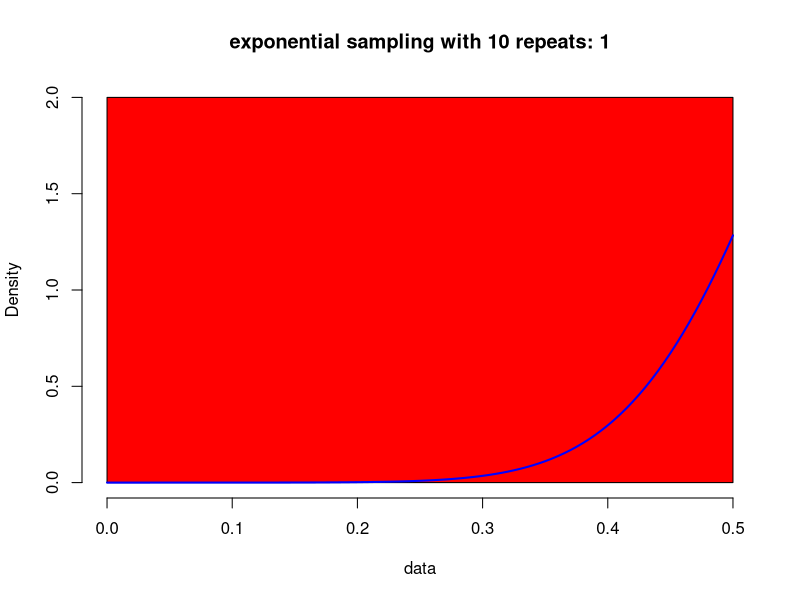
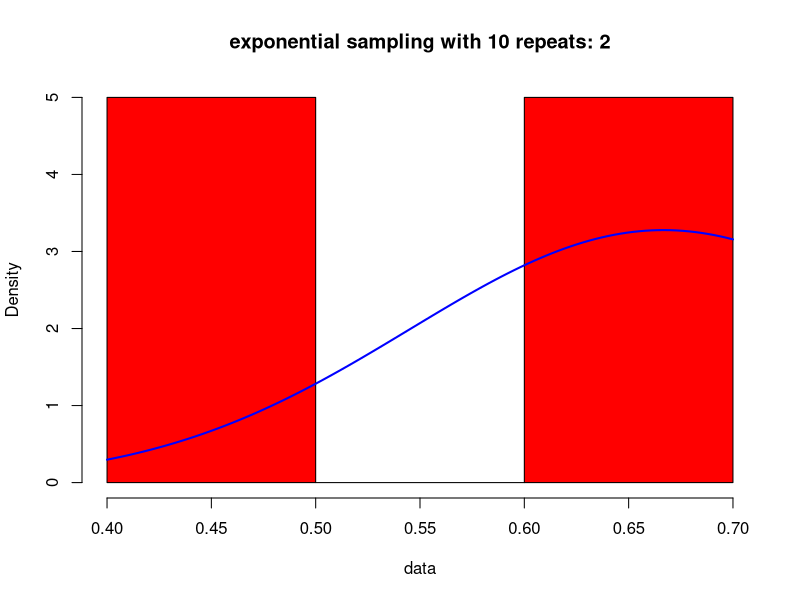
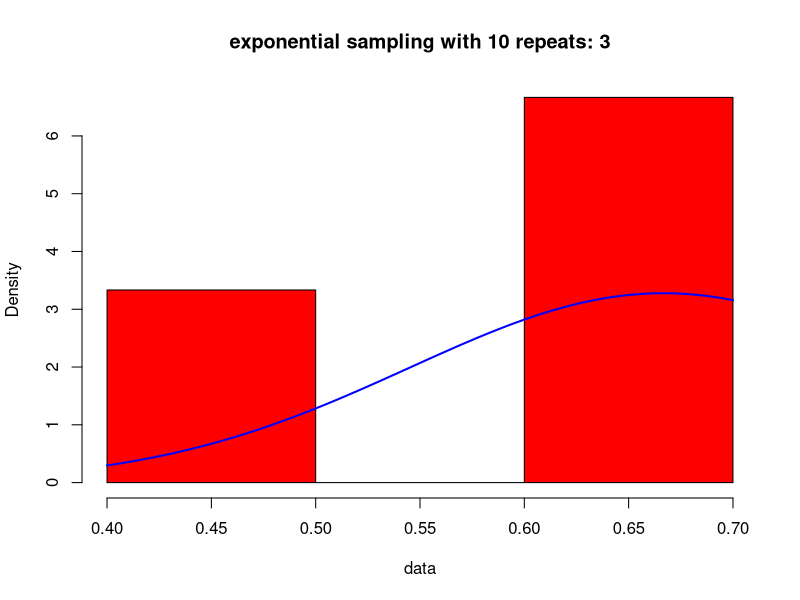
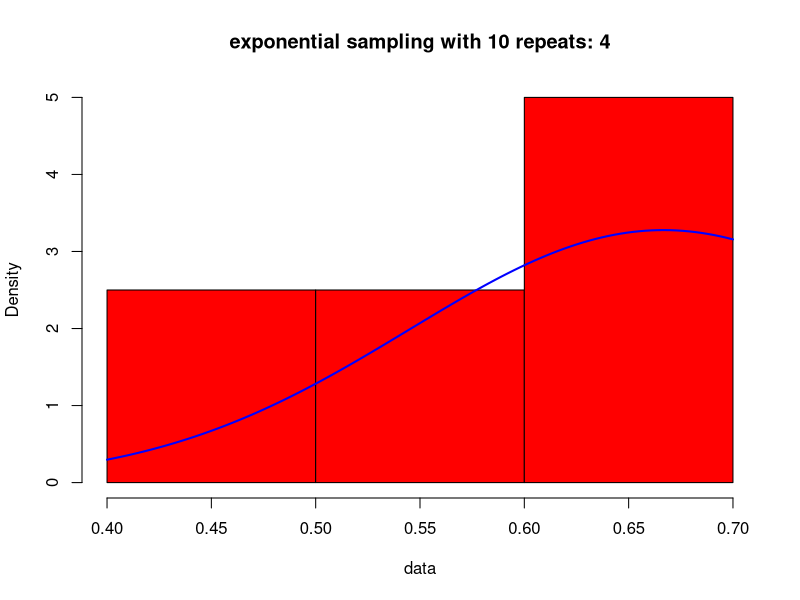
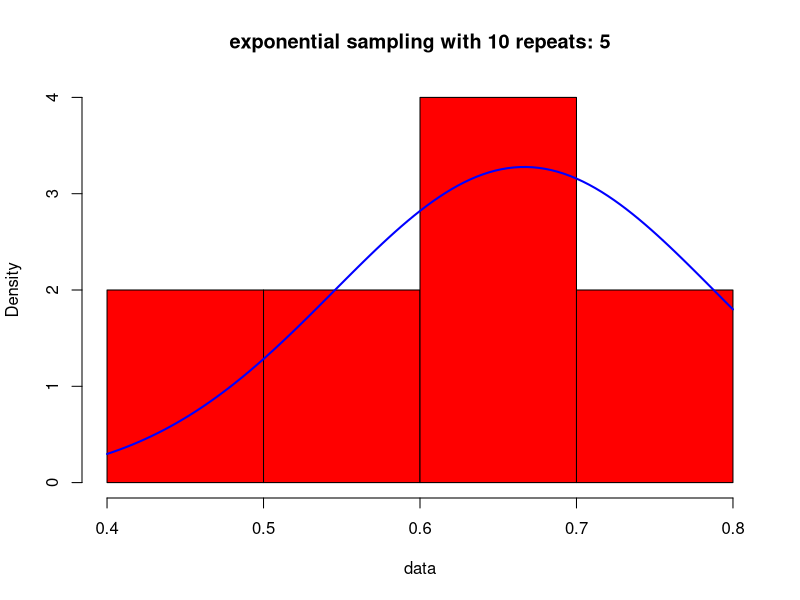
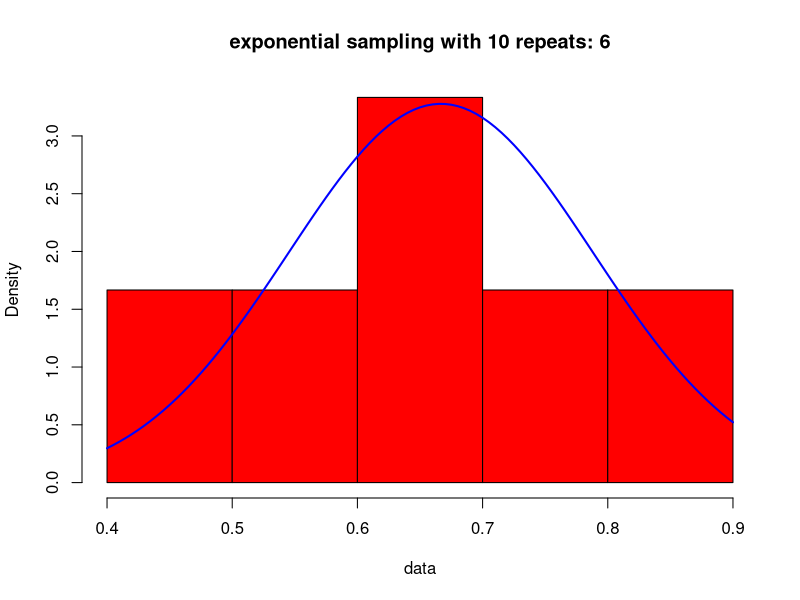
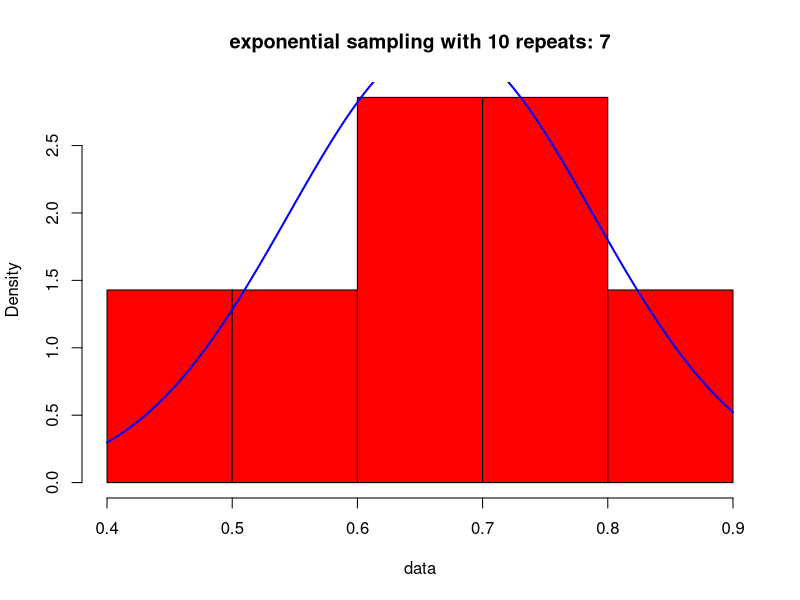
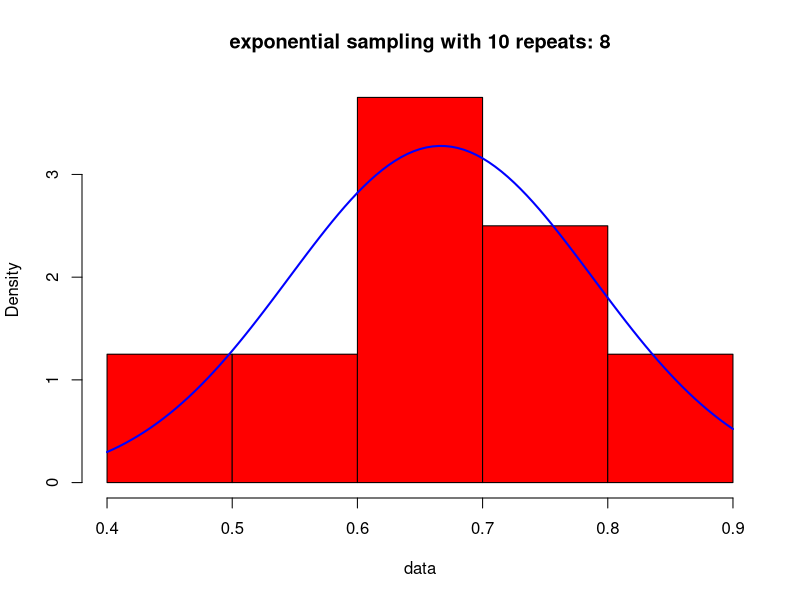

Recreate these plots in R, in order.
times = 10
data<-rep(times, 0)
for(j in 1:times)
{
  nums = rexp(30, 1.5)
  data[j] = mean(nums)
  hist(data, main = paste("exponential sampling with 10 repeats:", j), plot = T,col = "red", prob = T)
  curve(dnorm(x, mean = 1/1.5, sd= 1/sqrt(1.5*1.5*30)), col="blue", lwd=2, add=T)
  Sys.sleep(0.07)
}